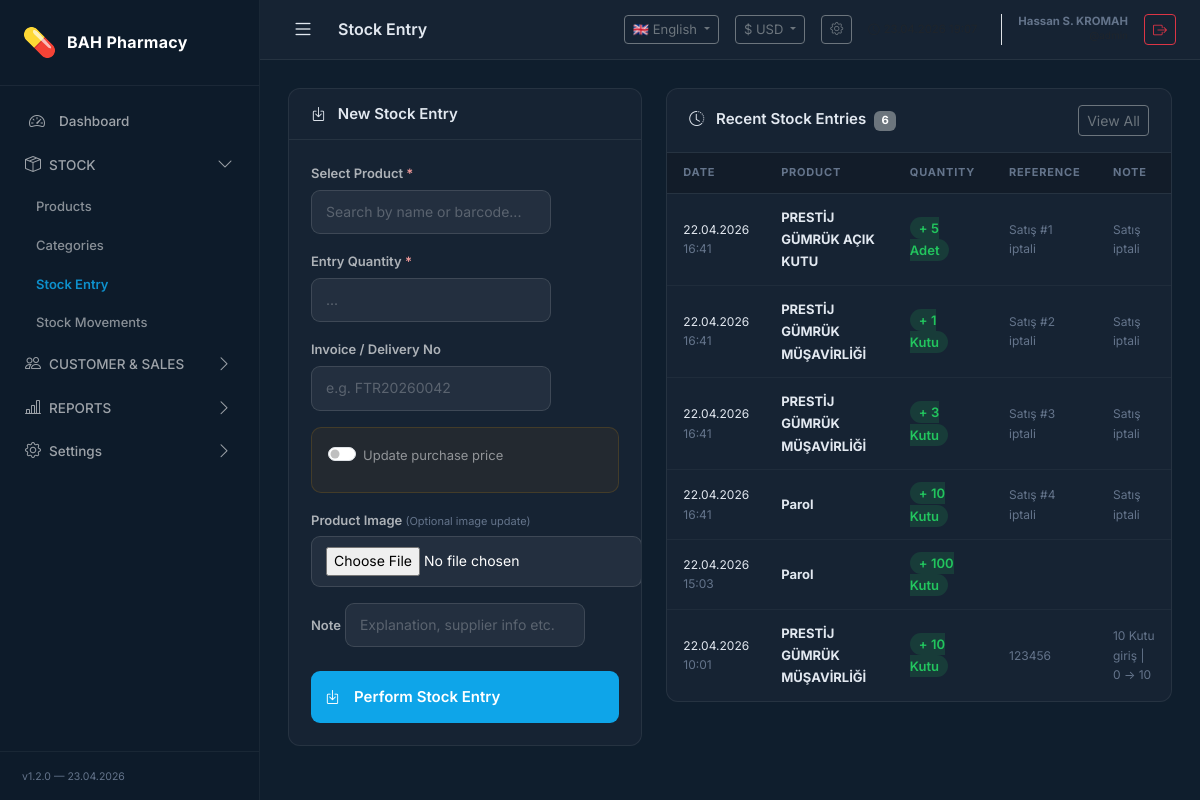
/modules/stock/entry.php (signed in), run on the app's committed database.
### tables this page shows
CREATE TABLE `currencies` (
  `id` int(10) unsigned NOT NULL AUTO_INCREMENT,
  `code` varchar(10) NOT NULL,
  `symbol` varchar(10) NOT NULL,
  `name` varchar(100) NOT NULL,
  `position` enum('before','after') DEFAULT 'before',
  `decimal_sep` varchar(5) DEFAULT '.',
  `thousand_sep` varchar(5) DEFAULT ',',
  `is_active` tinyint(1) DEFAULT 1,
  `created_at` datetime DEFAULT current_timestamp(),
  `current_rate` decimal(16,6) DEFAULT NULL,
  `rate_date` date DEFAULT NULL,
  `is_default` tinyint(1) DEFAULT 0,
  PRIMARY KEY (`id`),
  UNIQUE KEY `code` (`code`)
);

CREATE TABLE `stock_movements` (
  `id` int(10) unsigned NOT NULL AUTO_INCREMENT,
  `product_id` int(10) unsigned NOT NULL,
  `type` enum('in','out','convert','adjust') NOT NULL COMMENT 'Giriş/Çıkış/Dönüşüm/Düzeltme',
  `quantity` int(11) NOT NULL COMMENT 'Pozitif veya negatif olabilir',
  `reference` varchar(100) DEFAULT NULL COMMENT 'Satış ID veya sebep',
  `note` text DEFAULT NULL,
  `created_at` datetime DEFAULT current_timestamp(),
  PRIMARY KEY (`id`),
  KEY `product_id` (`product_id`),
  CONSTRAINT `stock_movements_ibfk_1` FOREIGN KEY (`product_id`) REFERENCES `products` (`id`) ON DELETE CASCADE
);

CREATE TABLE `products` (
  `id` int(10) unsigned NOT NULL AUTO_INCREMENT,
  `barcode` varchar(100) DEFAULT NULL,
  `sku` varchar(100) DEFAULT NULL,
  `name` varchar(255) NOT NULL,
  `dosage_form` varchar(100) DEFAULT NULL COMMENT 'Tablet, Şurup, Ampul vb.',
  `category_id` int(10) unsigned DEFAULT NULL,
  `purchase_price` decimal(10,2) NOT NULL DEFAULT 0.00,
  `sale_price` decimal(10,2) NOT NULL DEFAULT 0.00,
  `critical_stock` int(10) unsigned NOT NULL DEFAULT 5,
  `stock_quantity` int(11) NOT NULL DEFAULT 0,
  `unit` varchar(50) DEFAULT 'Kutu' COMMENT 'Kutu, Adet vb.',
  `currency` varchar(10) DEFAULT 'USD',
  `image` varchar(255) DEFAULT NULL,
  `is_active` tinyint(1) NOT NULL DEFAULT 1,
  `created_at` datetime DEFAULT current_timestamp(),
  `updated_at` datetime DEFAULT current_timestamp() ON UPDATE current_timestamp(),
  `image_url` varchar(255) DEFAULT NULL,
  PRIMARY KEY (`id`),
  UNIQUE KEY `barcode` (`barcode`),
  KEY `category_id` (`category_id`),
  CONSTRAINT `products_ibfk_1` FOREIGN KEY (`category_id`) REFERENCES `categories` (`id`) ON DELETE SET NULL
);

### modules/stock/entry.php (the view, shortened to what the rows shown need)
<?php
$pdo = Database::getInstance();
$recentEntries = $pdo->query("
    SELECT sm.*, p.name as product_name, p.unit
    FROM stock_movements sm
    JOIN products p ON sm.product_id = p.id
    WHERE sm.type = 'in'
    ORDER BY sm.created_at DESC
    LIMIT 10
")->fetchAll();
$pageTitle = __('stock_entry');
require_once dirname(__DIR__, 2) . '/core/layout_header.php';
?>
<div class="row g-4">
    <div class="col-lg-7">
        <div class="panel">
            <div class="table-responsive">
                <table class="table-dark-custom">
                    <thead>
                        <tr>
                            <th>
                                <?= __('date') ?>
                            </th>
                            <th>
                                <?= __('product') ?>
                            </th>
                            <th>
                                <?= __('quantity') ?>
                            </th>
                            <th>
                                <?= __('reference') ?>
                            </th>
                            <th>
                                <?= __('note') ?>
                            </th>
                        </tr>
                    </thead>
                    <tbody>
                        <?php if (empty($recentEntries)): ?>
                            <tr>
                                <td colspan="5" class="text-center py-5 text-muted">
                                    <i class="bi bi-inbox" style="font-size:32px;display:block;margin-bottom:8px;"></i>
                                    <?= __('no_stock_entries') ?>
                                </td>
                            </tr>
                        <?php else: ?>
                            <?php foreach ($recentEntries as $e): ?>
                                <tr>
                                    <td style="font-size:12px;white-space:nowrap;">
                                        <?= date('d.m.Y', strtotime($e['created_at'])) ?>
                                        <div style="color:var(--text-muted);">
                                            <?= date('H:i', strtotime($e['created_at'])) ?>
                                        </div>
                                    </td>
                                    <td><strong style="font-size:13px;">
                                            <?= e($e['product_name']) ?>
                                        </strong></td>
                                    <td>
                                        <span class="badge-stock-ok" style="font-size:13px;">
                                            +
                                            <?= (int) $e['quantity'] ?>
                                            <?= e($e['unit']) ?>
                                        </span>
                                    </td>
                                    <td style="font-size:12px;color:var(--text-muted);">
                                        <?= e($e['reference'] ?? '—') ?>
                                    </td>
                                    <td style="font-size:12px;color:var(--text-muted);max-width:200px;">
                                        <?= e($e['note'] ?? '—') ?>
                                    </td>
                                </tr>
                            <?php endforeach; ?>
                        <?php endif; ?>
                    </tbody>
                </table>
            </div>
        </div>
    </div>
</div>
<?php require_once dirname(__DIR__, 2) . '/core/layout_footer.php'; ?>

### core/layout_header.php (shortened to what the rows shown need)
<?php
$curLang = getCurrentLang();
$curCur = getCurrentCurrency();
$curInfo = getCurrencyInfo();
?>
<!DOCTYPE html>
<html lang="<?= $curLang ?>">
<head>
    <link rel="stylesheet" href="https://cdn.jsdelivr.net/npm/bootstrap@5.3.3/dist/css/bootstrap.min.css">
    <link rel="stylesheet" href="https://cdn.jsdelivr.net/npm/bootstrap-icons@1.11.3/font/bootstrap-icons.min.css">
    <link rel="stylesheet" href="<?= BASE_URL ?>/public/assets/css/app.css">
</head>
<body>
    <div class="wrapper">
        <div id="content">
            <div class="topbar">
                <div class="topbar-right d-flex align-items-center gap-3">
                    <div class="dropdown">
                        <button class="btn btn-sm btn-outline-secondary dropdown-toggle" type="button"
                            data-bs-toggle="dropdown" style="font-size:13px;">
                            <?= $curInfo['symbol'] ?> <?= $curCur ?>
                        </button>
                    </div>
                </div>
            </div>
            <div class="page-content">

### data on the page
currencies: symbol "$"
stock_movements: created_at "22.04.2026", created_at "16:41", product.name "PRESTİJ GÜMRÜK AÇIK KUTU", quantity "5", product.unit "Adet", reference "Satış #1 iptali", note "Satış iptali"
stock_movements: created_at "22.04.2026", created_at "16:41", product.name "PRESTİJ GÜMRÜK MÜŞAVİRLİĞİ", quantity "1", product.unit "Kutu", reference "Satış #2 iptali", note "Satış iptali"
stock_movements: created_at "22.04.2026", created_at "16:41", product.name "PRESTİJ GÜMRÜK MÜŞAVİRLİĞİ", quantity "3", product.unit "Kutu", reference "Satış #3 iptali", note "Satış iptali"
stock_movements: created_at "22.04.2026", created_at "16:41", product.name "Parol", quantity "10", product.unit "Kutu", reference "Satış #4 iptali", note "Satış iptali"
stock_movements: created_at "22.04.2026", created_at "15:03", product.name "Parol", quantity "100", product.unit "Kutu"
stock_movements: created_at "22.04.2026", created_at "10:01", product.name "PRESTİJ GÜMRÜK MÜŞAVİRLİĞİ", quantity "10", product.unit "Kutu", reference "123456", note "10 Kutu giriş | 0 → 10"

### other printed values
__('app_name') "BAH Pharmacy"
__('dashboard') "Dashboard"
__('menu_stock') "STOCK"
__('products') "Products"
__('categories') "Categories"
__('stock_entry') "Stock Entry"
__('stock_movements') "Stock Movements"
__('menu_customer_sales') "CUSTOMER & SALES"
__('menu_reports') "REPORTS"
__('settings') "Settings"
$pageTitle "Stock Entry"
$curFlag "🇬🇧"
$langMeta[$curLang]['name'] "English"
$curCur "USD"
$_SESSION['user_name'] "Hassan S. KROMAH"
